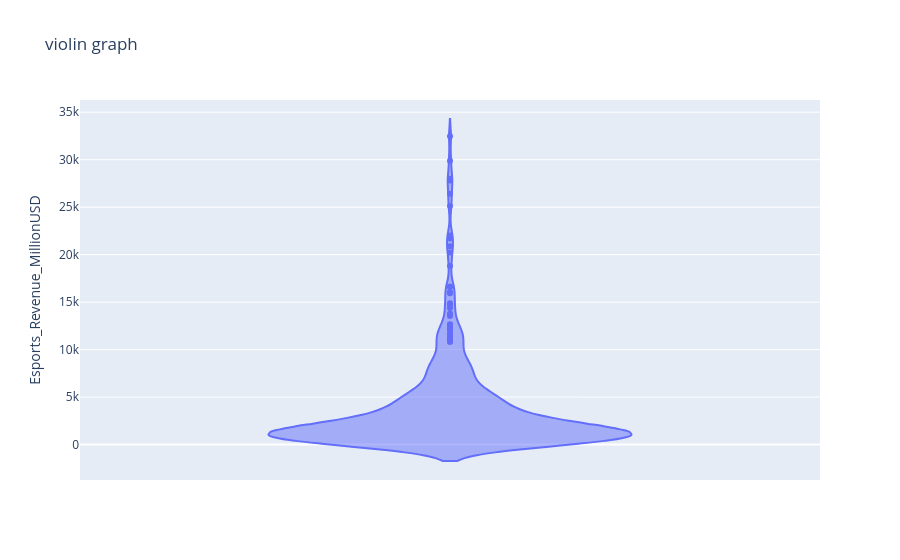

Notebook cell for this chart:
### Code cell
fig = px.violin(df,y="Esports_Revenue_MillionUSD",title="violin graph")
fig.show()

### Figure 1 — Plotly figure (JSON) as saved in the notebook; plotly's stock layout.template omitted (floating-point values rounded to 4 significant figures; data arrays with more than 128 entries replaced by an {"elided": "..."} marker saying what was removed)
{"data": [{"alignmentgroup": "True", "box": {"visible": false}, "hovertemplate": "Esports_Revenue_MillionUSD=%{y}<extra></extra>", "legendgroup": "", "marker": {"color": "#636efa"}, "name": "", "offsetgroup": "", "orientation": "v", "scalegroup": "True", "showlegend": false, "type": "violin", "x0": " ", "xaxis": "x", "y": {"elided": "400 float values"}, "y0": " ", "yaxis": "y"}], "layout": {"legend": {"tracegroupgap": 0}, "title": {"text": "violin graph"}, "violinmode": "group", "xaxis": {"anchor": "y", "domain": [0, 1]}, "yaxis": {"anchor": "x", "domain": [0, 1], "title": {"text": "Esports_Revenue_MillionUSD"}}}}
